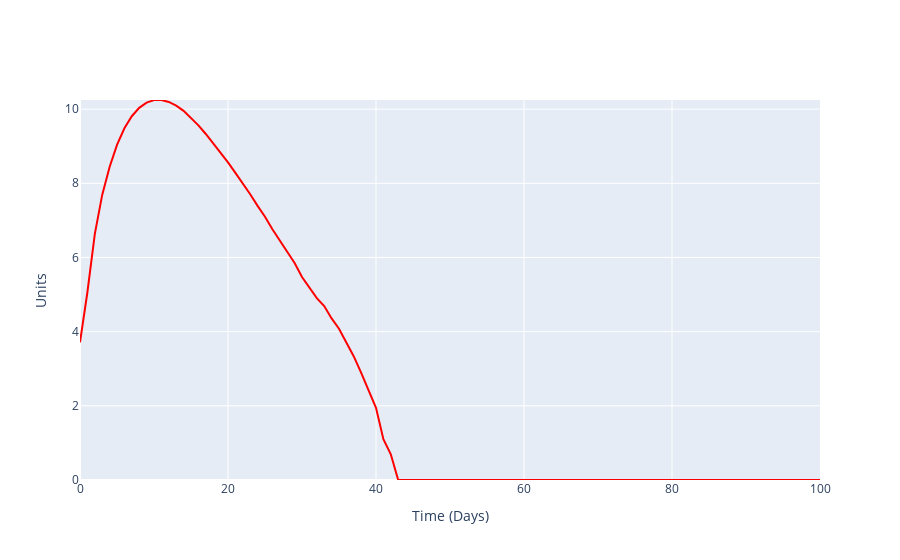

Here is the notebook cell this chart was saved with:
### Code cell
fig = go.Figure()
fig.add_trace(go.Scatter(x=np.arange(0,len(average_node_count)), y=[np.log(v[1]+1) for v in average_node_count],
                    mode='lines', name='infectious', line=dict(color='red', width=2)))
fig.update_layout(xaxis_title='Time (Days)', yaxis_title='Units',yaxis=dict(range=[0, max([np.log(v[1]+1) for v in average_node_count])]))
fig.show()

### Figure 1 — Plotly figure (JSON) as saved in the notebook; plotly's stock layout.template omitted (floating-point values rounded to 4 significant figures)
{"data": [{"line": {"color": "red", "width": 2}, "mode": "lines", "name": "infectious", "type": "scatter", "x": [0, 1, 2, 3, 4, 5, 6, 7, 8, 9, 10, 11, 12, 13, 14, 15, 16, 17, 18, 19, 20, 21, 22, 23, 24, 25, 26, 27, 28, 29, 30, 31, 32, 33, 34, 35, 36, 37, 38, 39, 40, 41, 42, 43, 44, 45, 46, 47, 48, 49, 50, 51, 52, 53, 54, 55, 56, 57, 58, 59, 60, 61, 62, 63, 64, 65, 66, 67, 68, 69, 70, 71, 72, 73, 74, 75, 76, 77, 78, 79, 80, 81, 82, 83, 84, 85, 86, 87, 88, 89, 90, 91, 92, 93, 94, 95, 96, 97, 98, 99, 100], "y": [3.714, 5.063, 6.628, 7.687, 8.439, 9.037, 9.483, 9.808, 10.03, 10.17, 10.24, 10.25, 10.19, 10.09, 9.953, 9.765, 9.563, 9.329, 9.08, 8.825, 8.565, 8.279, 7.998, 7.704, 7.391, 7.098, 6.763, 6.461, 6.142, 5.849, 5.472, 5.187, 4.905, 4.691, 4.357, 4.078, 3.714, 3.332, 2.89, 2.398, 1.946, 1.099, 0.6931, 0, 0, 0, 0, 0, 0, 0, 0, 0, 0, 0, 0, 0, 0, 0, 0, 0, 0, 0, 0, 0, 0, 0, 0, 0, 0, 0, 0, 0, 0, 0, 0, 0, 0, 0, 0, 0, 0, 0, 0, 0, 0, 0, 0, 0, 0, 0, 0, 0, 0, 0, 0, 0, 0, 0, 0, 0, 0]}], "layout": {"xaxis": {"title": {"text": "Time (Days)"}}, "yaxis": {"range": [0, 10.25], "title": {"text": "Units"}}}}
